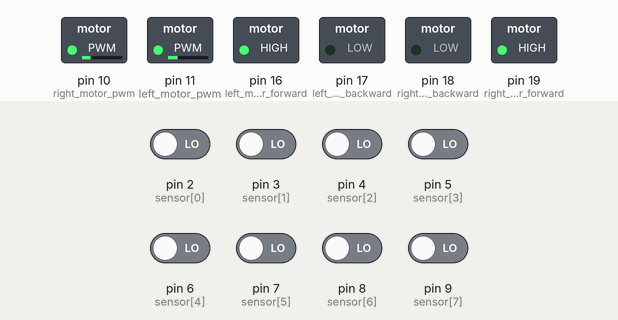
Recording of a sketch running on a simulated Arduino Uno, built with avr-gcc and run on an emulated ATmega328P. Shown: switched loads named in the sketch (green lamp = pin HIGH). The test bench sets the inputs (shaded band); at power-on: pin 2 (sensor[0]), pin 3 (sensor[1]), pin 4 (sensor[2]), pin 5 (sensor[3]), pin 6 (sensor[4]), pin 7 (sensor[5]), pin 8 (sensor[6]), pin 9 (sensor[7]) LOW.

Above: at 1.2 s.
1.3 s: pin 2 (sensor[0]) driven HIGH and pin 3 (sensor[1]) driven HIGH and pin 4 (sensor[2]) driven HIGH and pin 5 (sensor[3]) driven HIGH and pin 6 (sensor[4]) driven HIGH
At 2.3 s:
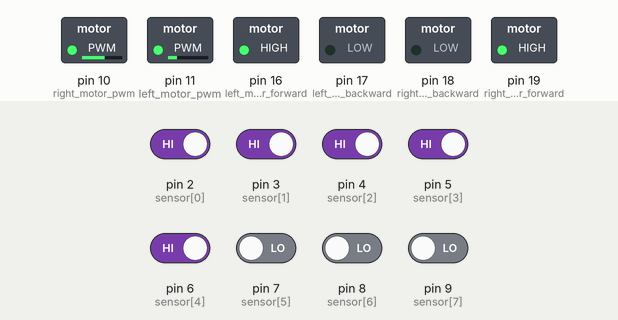
2.8 s: pin 2 (sensor[0]) driven LOW
At 3.5 s:
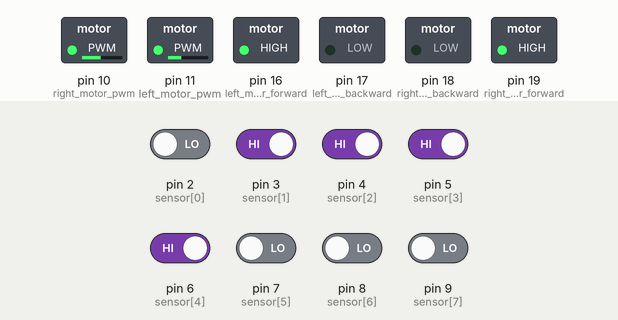
4.3 s: pin 3 (sensor[1]) driven LOW
At 4.6 s:
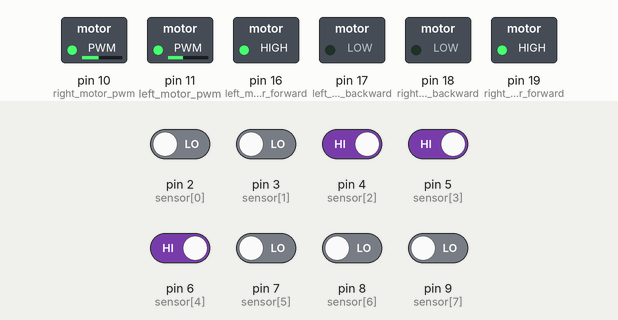
5.8 s: pin 4 (sensor[2]) driven LOW
At 7.0 s:
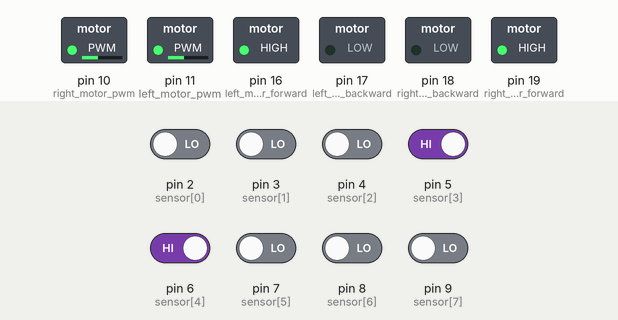
7.3 s: pin 7 (sensor[5]) driven HIGH
At 8.1 s:
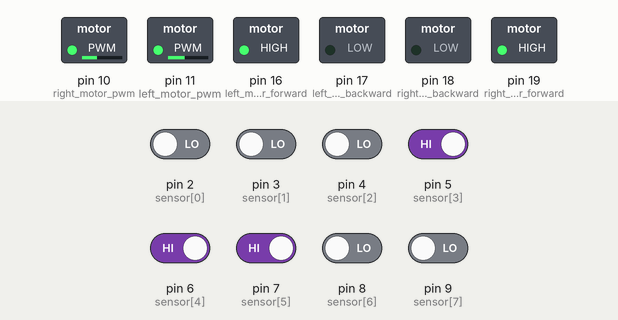
8.8 s: pin 5 (sensor[3]) driven LOW
At 9.2 s:
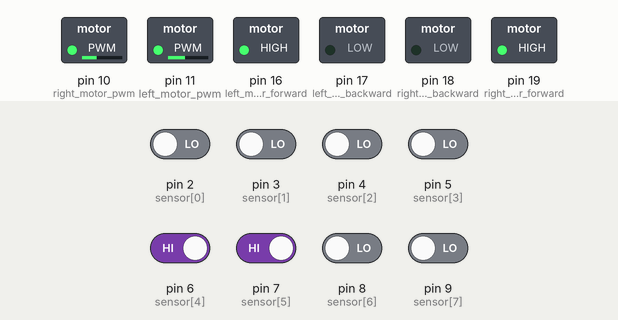
Timing chart, 0 to 11.3 s (numbered marks = the images above; inputs shaded):
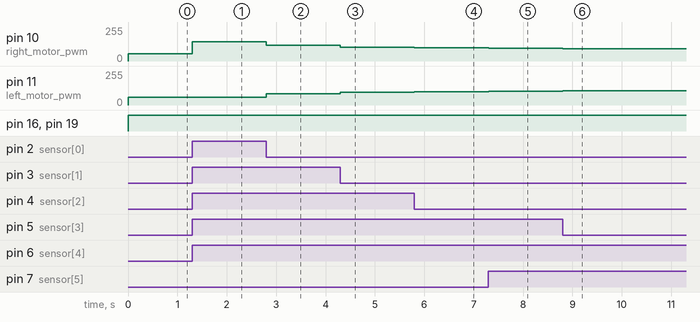

The sketch:

Simple_Line_Follower_Robot.ino
```cpp
/* Eff PID control Line Follwer Robot
        Team RUET Creakers */

#include<stdbool.h>

int trigpin = 15,echopin_r= 12,echopin_l=13,duration_l,distance_l,duration_r,distance_r,d_error;
int sensor[]={2,3,4,5,6,7,8,9};
boolean s_value[8],value[8];
int right_motor_forward=19,right_motor_backward=18,left_motor_forward=16,left_motor_backward=17;
int right_motor_pwm=10,left_motor_pwm=11;
//int serial_fq = 9600;
int sum_s_value,sensor_sum;
unsigned long m_time=0,c_time=0,d_cmtime=0;
float sensor_error=0,previous_error=0,position;
int ini_r_speed=100,ini_l_speed=100,del_speed;
int pro=0,inti=0,deri=0;
int left_motor_speed=0,right_motor_speed=0;
int last_position=104;
int start=0;

float kp=4.55,kd=1,ki=0;

void setup()
{
    //Serial.begin(serial_fq);

    for (int i = 2; i <=19; i++)
    {
        if (i==14)
        {
            continue;
        }
        else if (i>=2 && i<=13)
        {
            if (i==10 || i==11)
            {
                pinMode(i,OUTPUT);
            }
            else
            {
                pinMode(i,INPUT);
            }
        }
        else
        {
            pinMode(i,OUTPUT);
        }
    }
}
void loop()
{
    sensor_read();
    c_time=millis();
    d_cmtime=c_time-m_time;
    if(last_position==100 || last_position==107)
    {
    if (d_cmtime>=500)
    {
    last_position=104;
    }
    }

if (sensor_sum==0)
{
    //Serial.print("  W\n");
    if (last_position==100)
    {
        /*
        if (r_d==0)
        {
            analogWrite(right_motor_pwm,89);
            analogWrite(left_motor_pwm,80);
            sharp_right();
            delay(100);
            r_d=r_d+1;
        }
        */
        for (int i=0;s_value[3]==0 && s_value[4]==0;i++)
        {
            if(i==0)
            {
            analogWrite(right_motor_pwm,130);
            analogWrite(left_motor_pwm,108);
            sharp_right();
            delay(150);
            }
            sensor_read();
            if (s_value[3]==1||s_value[4]==1)
            {
                last_position=104;
                break;
            }

            //Serial.print("  R\n");
            analogWrite(right_motor_pwm,100);
            analogWrite(left_motor_pwm,85);
            sharp_right();
        }
    }
    else if (last_position==107)
    {
        /*
        if (l_d==0)
        {
            analogWrite(right_motor_pwm,87);
            analogWrite(left_motor_pwm,83);
            sharp_left();
            delay(100);
            l_d=l_d+1;
        }
        */
        for (int i=0;s_value[3]==0 && s_value[4]==0;i++)
        {
            if (i==0)
            {
            analogWrite(right_motor_pwm,85);
            analogWrite(left_motor_pwm,125);
            sharp_left();
            delay(150);
            }

            sensor_read();
            if(s_value[3]==1 || s_value[4]==1)
            {
                last_position=104;
                break;
            }
            //Serial.print("  L\n");
            analogWrite(right_motor_pwm,78);
            analogWrite(left_motor_pwm,95);
            sharp_left();
        }
    }
    else if (last_position==104)
    {
    for (;;)
    {
        sensor_read();
        if (sensor_sum>=1)
        {
            break;
        }
        right_motor_speed=60;
        left_motor_speed=50;
        forward();
    }
    }
}

/*
else if (sensor_sum==3)
{
    if (s_value[0]==1 && s_value[1]==1 && s_value[2]==1 )
    {
            analogWrite(right_motor_pwm,60);
            analogWrite(left_motor_pwm,35);
            sharp_right();
    }
    else if (s_value[5]==1 && s_value[6]==1 && s_value[7]==1)
    {
            Serial.print("  L\n");
            analogWrite(right_motor_pwm,85);
            analogWrite(left_motor_pwm,38);
            sharp_left();
    }

}
*/

else if (sensor_sum==8)
{
    //Serial.print("  B\n");
    if(start==0)
    {
        start=1;
        for (;;)
        {
        sensor_read();
        right_motor_speed=55;
        left_motor_speed=60;
        forward();
        if (sensor_sum<5)
        {
            last_position=104;
            break;
        }
        }
    }
    else
    stop();
}
else
{
    pid();
    forward();
}

}
void sensor_read()
{
    for (int i = 0; i <=7; i++)
    {
      value[i]=digitalRead(sensor[i]);
      s_value[i] = !value[i] ;
      //Serial.print("  ");
      //Serial.print(i+1);
      //Serial.print(" ");
      //Serial.print(s_value[i]);
    }
    //Serial.print("");
    sum_s_value=s_value[0]*10+s_value[1]*20+s_value[2]*30+s_value[3]*40+s_value[4]*50+s_value[5]*60+s_value[6]*70+s_value[7]*80;
    sensor_sum=s_value[0]+s_value[1]+s_value[2]+s_value[3]+s_value[4]+s_value[5]+s_value[6]+s_value[7];
    position=sum_s_value/sensor_sum;
    sensor_error=position-45;

    if (s_value[0]==1 && s_value[1]==1)
    {
    last_position=100;
    m_time=millis();
    }
    else if (s_value[7]==1 && s_value[6]==1)
    {
    last_position=107;
    m_time=millis();
    }
}
void pid()
{
    //Serial.print("    Error: ");
    //Serial.print(sensor_error);
    //Serial.print("    ");
    //Serial.print("Pre Error: ");
    //Serial.print(previous_error);
    pro=kp*sensor_error;
    deri=kd*(sensor_error-previous_error);
    inti=ki;
    del_speed=pro+deri+inti;
    del_speed=map(del_speed,-kp*35-10,kp*35+10,-65,65);
    //Serial.print("   Del speed: ");
    //Serial.print(del_speed);
    //Serial.print("  ");
    previous_error=sensor_error;
    left_motor_speed=ini_l_speed-del_speed;
    right_motor_speed=ini_r_speed+del_speed;
    //left_motor_speed=map(left_motor_speed,-70,290,20,100);
    //right_motor_speed=map(right_motor_speed,-70,290,20,100);
    //Serial.print("LS: ");
    //Serial.print(left_motor_speed);
    //Serial.print("  RS: ");
    //Serial.print(right_motor_speed);
    //Serial.print("\n");
}
void forward()
{
    analogWrite(right_motor_pwm,right_motor_speed);
    analogWrite(left_motor_pwm,left_motor_speed);
    digitalWrite(left_motor_forward,HIGH);
    digitalWrite(left_motor_backward,LOW);
    digitalWrite(right_motor_forward,HIGH);
    digitalWrite(right_motor_backward,LOW);
}
void backward()
{
    digitalWrite(left_motor_forward,LOW);
    digitalWrite(left_motor_backward,HIGH);
    digitalWrite(right_motor_forward,LOW);
    digitalWrite(right_motor_backward,HIGH);
}
void right()
{
    digitalWrite(left_motor_forward,HIGH);
    digitalWrite(left_motor_backward,LOW);
    digitalWrite(right_motor_forward,LOW);
    digitalWrite(right_motor_backward,LOW);
}
void left()
{
    digitalWrite(left_motor_forward,LOW);
    digitalWrite(left_motor_backward,LOW);
    digitalWrite(right_motor_forward,HIGH);
    digitalWrite(right_motor_backward,LOW);
}
void sharp_right()
{
    digitalWrite(left_motor_forward,HIGH);
    digitalWrite(left_motor_backward,LOW);
    digitalWrite(right_motor_forward,LOW);
    digitalWrite(right_motor_backward,HIGH);
}
void sharp_left()
{
    digitalWrite(left_motor_forward,LOW);
    digitalWrite(left_motor_backward,HIGH);
    digitalWrite(right_motor_forward,HIGH);
    digitalWrite(right_motor_backward,LOW);
}
void stop()
{
    analogWrite(right_motor_pwm,0);
    analogWrite(left_motor_pwm,0);
    digitalWrite(right_motor_forward,LOW);
    digitalWrite(right_motor_backward,LOW);
    digitalWrite(left_motor_forward,LOW);
    digitalWrite(left_motor_backward,LOW);
}
```

Measured:
- after the input at 1.3 s, pin 10 (right_motor_pwm): 55/255 → 143/255 at once; pin 11 (left_motor_pwm): 60/255 → 57/255 at once
- after the input at 2.8 s, pin 10 (right_motor_pwm): 143/255 → 117/255 at once; pin 11 (left_motor_pwm): 57/255 → 83/255 at once
- after the input at 4.3 s, pin 10 (right_motor_pwm): 117/255 → 105/255 at once; pin 11 (left_motor_pwm): 83/255 → 95/255 at once
- after the input at 5.8 s, pin 10 (right_motor_pwm): 105/255 → 100/255 at once; pin 11 (left_motor_pwm): 95/255 → 100/255 at once
- after the input at 7.3 s, pin 10 (right_motor_pwm): 100/255 → 95/255 at once; pin 11 (left_motor_pwm): 100/255 → 105/255 at once
- after the input at 8.8 s, pin 10 (right_motor_pwm): 95/255 → 93/255 at once; pin 11 (left_motor_pwm): 105/255 → 107/255 at once
